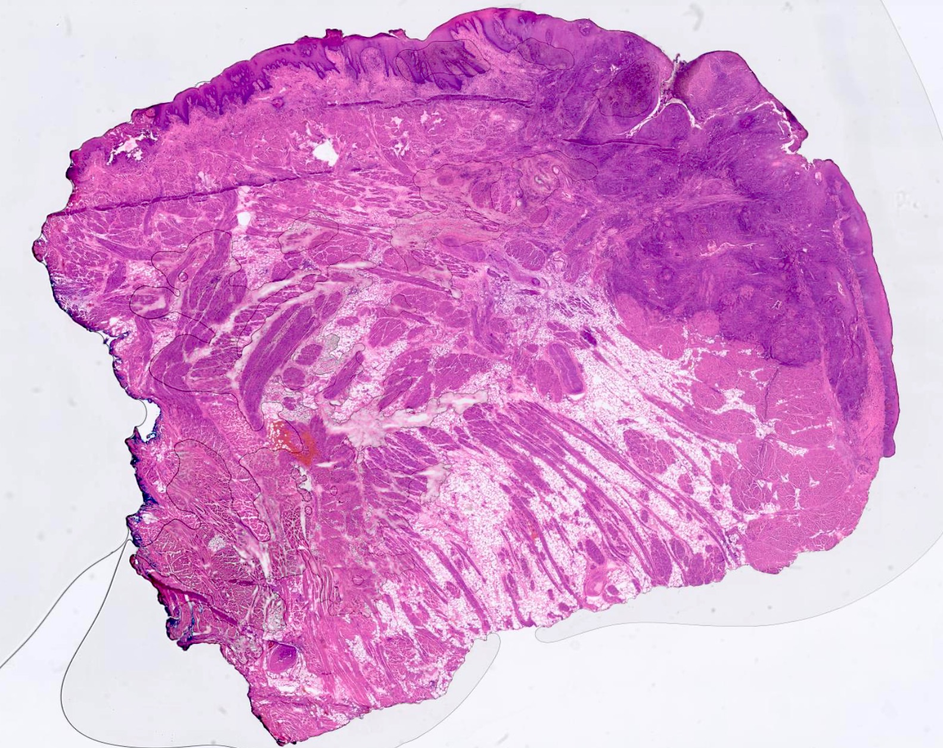
#> input picture data/test_slides/slides/image copy.png, 943 x 748 px, shrunk from 1582 x 1256 before the run
$ python -i maps.py   (imports and definitions only)   (older library calls are emulated)
#> lines starting #> are read from the running program, lines starting #| are printed output that depends on the picture; after the words box and inside, x2 and y2 are one past the last pixel; in counts of white or black regions, pixels touching at a corner belong together
"""
Multi-Scale Maps Generation
Generates tissue probability, complexity, and uncertainty maps
"""

import numpy as np
import cv2
from scipy import ndimage


def compute_tissue_mask(image, s_threshold=20):
    """
    Compute tissue probability map using HSV thresholding

    Args:
        image (np.ndarray): RGB image of shape (H, W, 3)
        s_threshold (int): Saturation threshold

    Returns:
        np.ndarray: Tissue mask of shape (H, W) in [0, 1]
    """
#> called with s_threshold = 20
    # Ensure image is 3D RGB
    if len(image.shape) != 3 or image.shape[2] not in [3, 4]:
        raise ValueError(f"Expected RGB image, got shape {image.shape}")

    # Remove alpha channel if present
    if image.shape[2] == 4:
        image = image[:, :, :3]

    # Ensure uint8
    if image.dtype != np.uint8:
        if image.max() <= 1.0:
            image = (image * 255).astype(np.uint8)
        else:
            image = np.clip(image, 0, 255).astype(np.uint8)

    # Convert to HSV
    hsv = cv2.cvtColor(image, cv2.COLOR_RGB2HSV)
#> hsv: shape (748, 943, 3); mean H, S, V 142.4, 83.4, 218.1

    # Tissue typically has saturation > threshold
    s = hsv[:, :, 1].astype(np.float32)
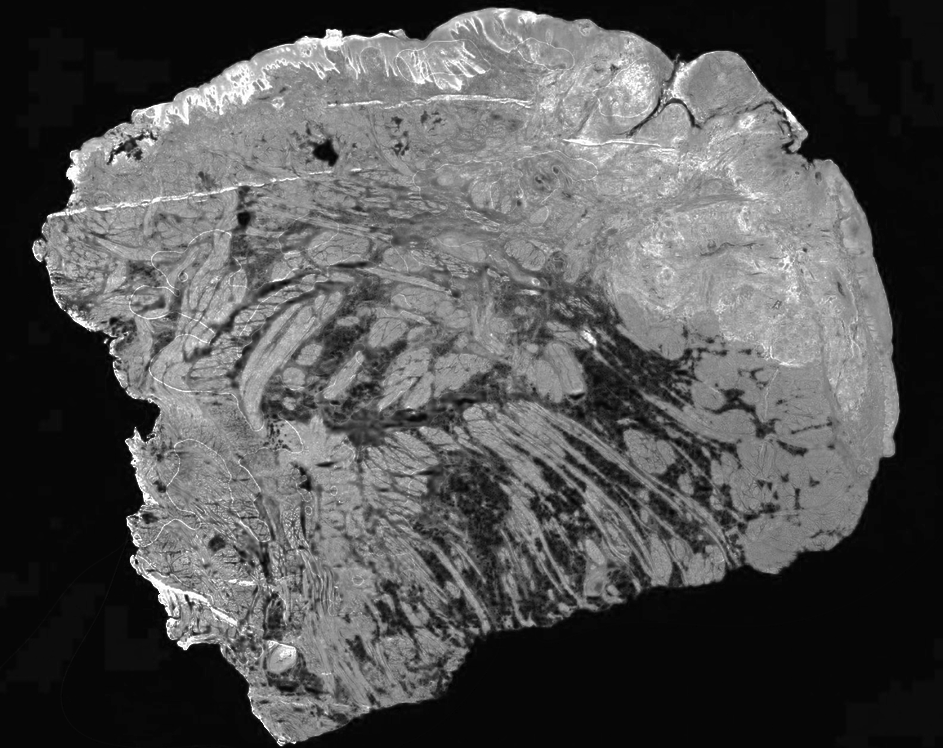
#> s: shape (748, 943) float32; min 0, max 255, mean 83.4
    tissue_mask = (s > s_threshold).astype(np.float32)
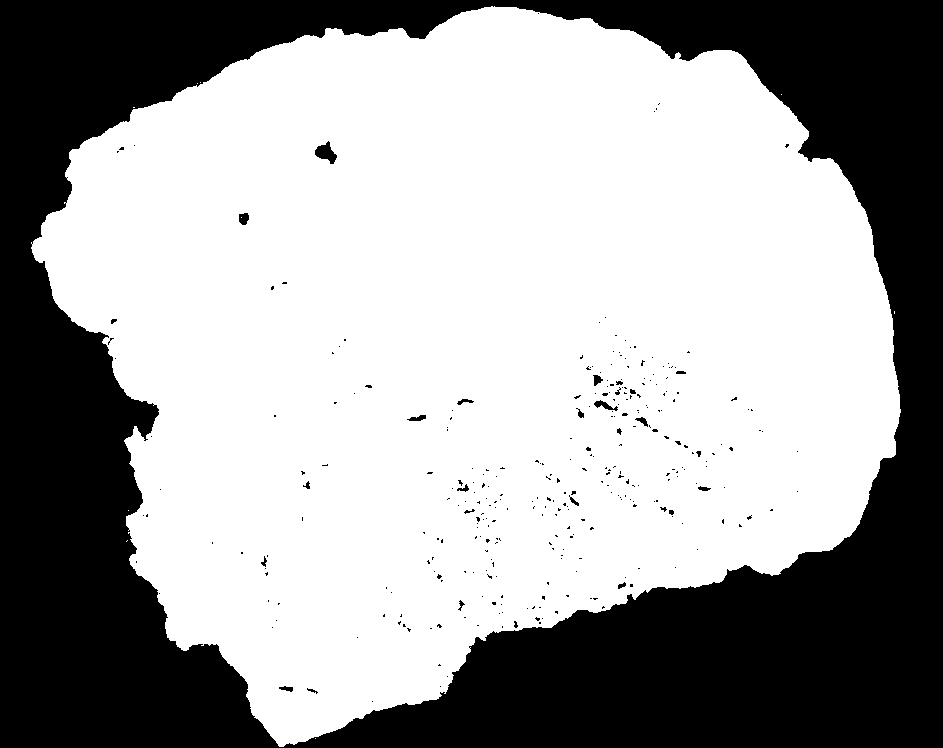
#> tissue_mask: shape (748, 943) float32; values 0 (black) and 1 (white), 62.8% white; 321 black regions (294 under 20 px), largest, box (x1, y1, x2, y2) and area: (0, 0, 943, 748) 260036, (315, 141, 337, 164) 271, (594, 400, 618, 411) 107

    return tissue_mask


def compute_complexity_map(image, window_size=7):
    """
    Compute texture complexity map using gradient variance

    Args:
        image (np.ndarray): RGB image
        window_size (int): Local window size

    Returns:
        np.ndarray: Complexity map in [0, 1]
    """
#> called with window_size = 7
    # Ensure image is 3D RGB
    if len(image.shape) != 3 or image.shape[2] not in [3, 4]:
        raise ValueError(f"Expected RGB image, got shape {image.shape}")

    # Remove alpha channel if present
    if image.shape[2] == 4:
        image = image[:, :, :3]

    # Ensure uint8
    if image.dtype != np.uint8:
        if image.max() <= 1.0:
            image = (image * 255).astype(np.uint8)
        else:
            image = np.clip(image, 0, 255).astype(np.uint8)

    # Convert to grayscale
    gray = cv2.cvtColor(image, cv2.COLOR_RGB2GRAY)
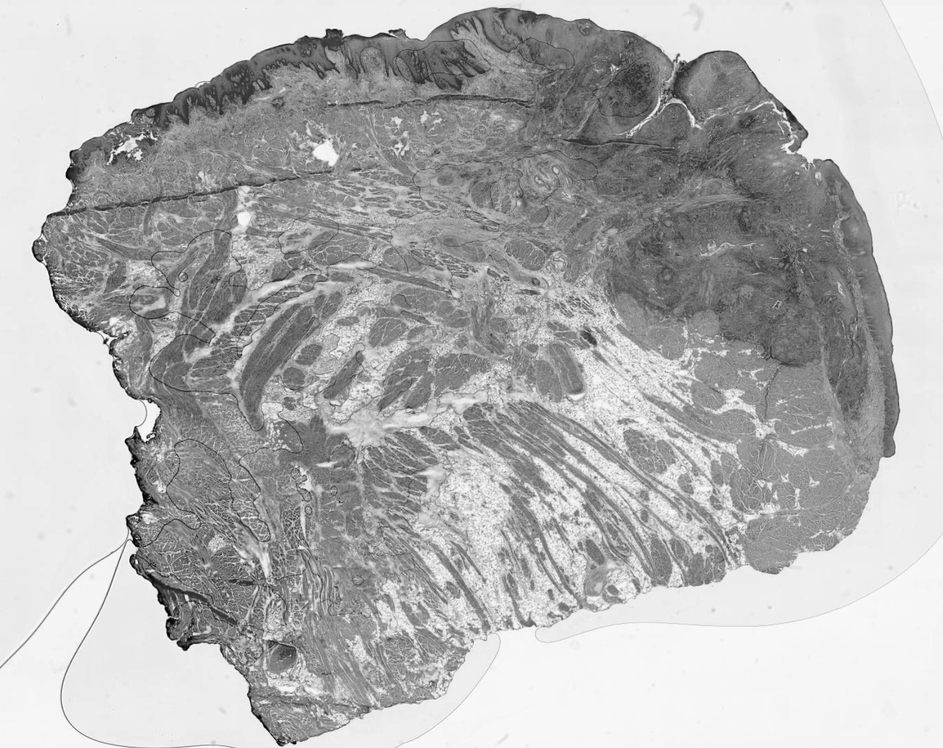
#> gray: shape (748, 943); min 0, max 255, mean 178.3

    # Compute Laplacian (edge detection)
    grad = cv2.Laplacian(gray.astype(np.float32), cv2.CV_32F)
    grad = np.abs(grad)
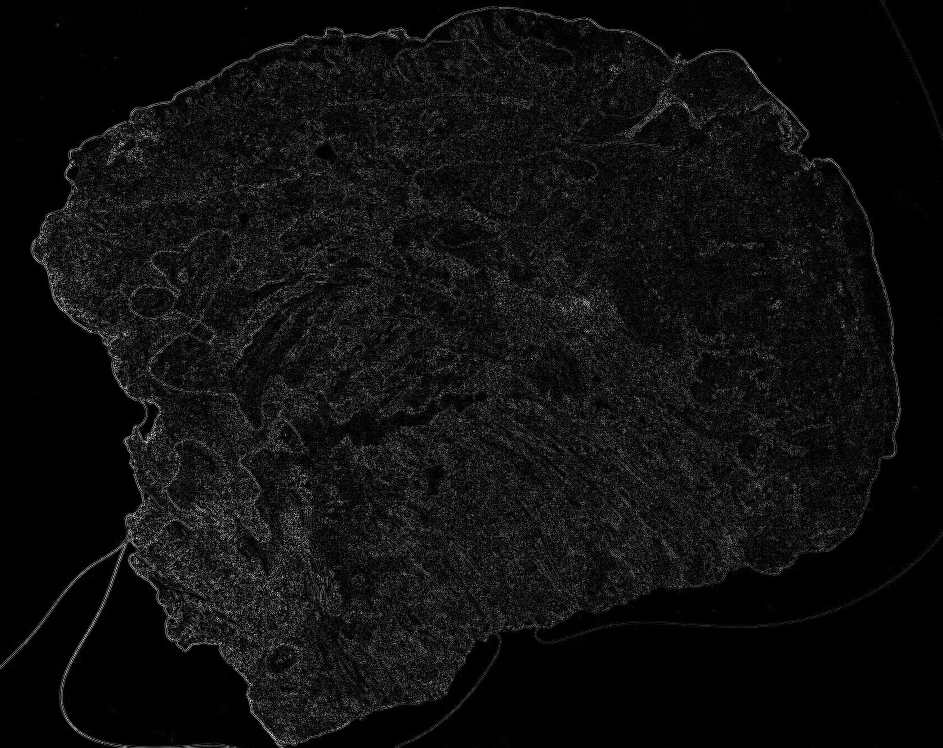
#> grad: shape (748, 943) float32; min 0, max 377, mean 22.5; drawn with min black and max white

    # Compute local variance
    complexity = cv2.GaussianBlur(grad, (window_size, window_size), 0)

    # Normalize
    complexity = (complexity - complexity.min()) / (complexity.max() - complexity.min() + 1e-8)
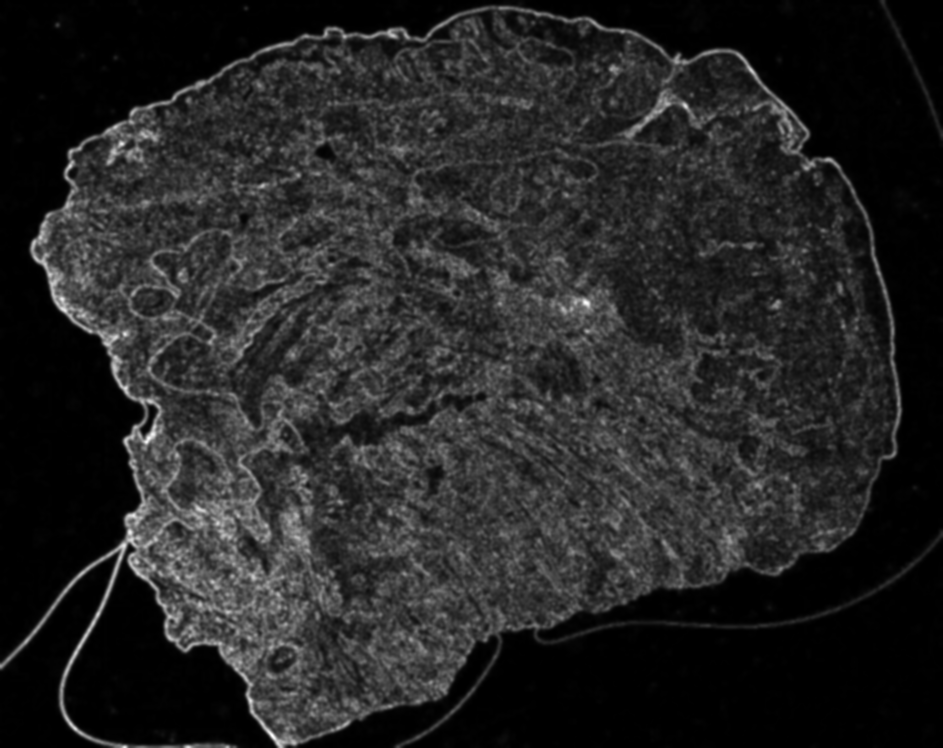
#> complexity: shape (748, 943) float32; min 0, max 1, mean 0.149

    return complexity.astype(np.float32)


def compute_uncertainty_map(image, edge_threshold_low=50, edge_threshold_high=150):
    """
    Compute uncertainty map using edge density

    Args:
        image (np.ndarray): RGB image
        edge_threshold_low (int): Canny lower threshold
        edge_threshold_high (int): Canny upper threshold

    Returns:
        np.ndarray: Uncertainty map in [0, 1]
    """
#> called with edge_threshold_low = 50, edge_threshold_high = 150
    # Ensure image is 3D RGB
    if len(image.shape) != 3 or image.shape[2] not in [3, 4]:
        raise ValueError(f"Expected RGB image, got shape {image.shape}")

    # Remove alpha channel if present
    if image.shape[2] == 4:
        image = image[:, :, :3]

    # Ensure uint8
    if image.dtype != np.uint8:
        if image.max() <= 1.0:
            image = (image * 255).astype(np.uint8)
        else:
            image = np.clip(image, 0, 255).astype(np.uint8)

    gray = cv2.cvtColor(image, cv2.COLOR_RGB2GRAY)

    # Canny edge detection
    edges = cv2.Canny(gray, edge_threshold_low, edge_threshold_high)
#> edges: shape (748, 943); 20.7% white in thin lines or dots

    # Smooth edge density
    uncertainty = cv2.GaussianBlur(edges.astype(np.float32), (7, 7), 0)
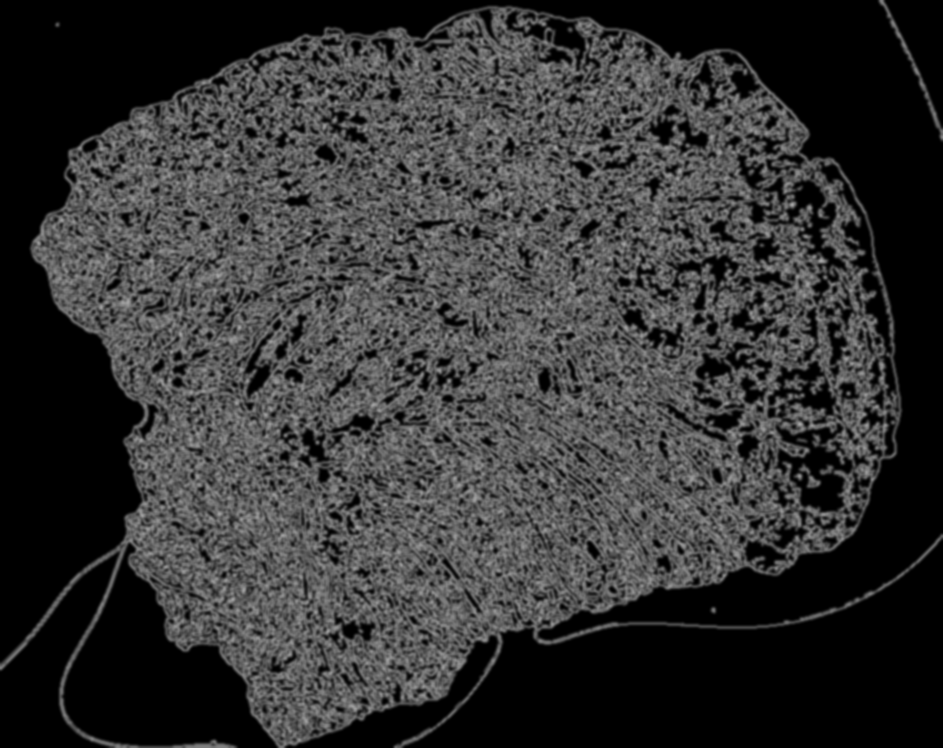
#> uncertainty: shape (748, 943) float32; min 0, max 165.1, mean 52.7

    # Normalize
    uncertainty = uncertainty / 255.0

    return uncertainty.astype(np.float32)


def compute_all_maps(image):
    """
    Compute all maps at once

    Args:
        image (np.ndarray): RGB image

    Returns:
        tuple: (tissue_mask, complexity, uncertainty) each of shape (H, W)
    """
    tissue_mask = compute_tissue_mask(image)
    complexity = compute_complexity_map(image)
    uncertainty = compute_uncertainty_map(image)

    return tissue_mask, complexity, uncertainty


def apply_morphology(mask, operation='open', kernel_size=5):
    """
    Apply morphological operations to refine mask

    Args:
        mask (np.ndarray): Binary mask
        operation (str): 'open', 'close', 'dilate', 'erode'
        kernel_size (int): Kernel size

    Returns:
        np.ndarray: Refined mask
    """
    kernel = cv2.getStructuringElement(cv2.MORPH_ELLIPSE, (kernel_size, kernel_size))

    if operation == 'open':
        return cv2.morphologyEx(mask, cv2.MORPH_OPEN, kernel)
    elif operation == 'close':
        return cv2.morphologyEx(mask, cv2.MORPH_CLOSE, kernel)
    elif operation == 'dilate':
        return cv2.dilate(mask, kernel, iterations=1)
    elif operation == 'erode':
        return cv2.erode(mask, kernel, iterations=1)
    else:
        return mask

>>> import cv2
>>> picture = cv2.cvtColor(cv2.imread('../data/test_slides/slides/image copy.png'), cv2.COLOR_BGR2RGB)
>>> result = compute_all_maps(picture)

$ run again, on data/test_slides/slides/image.png
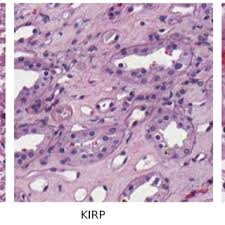
#> input picture data/test_slides/slides/image.png, 225 x 225 px
#> hsv: shape (225, 225, 3); mean H, S, V 133.8, 40.6, 197.8
#> in compute_tissue_mask, `tissue_mask = (s > s_threshold).astype(np.float32)`:
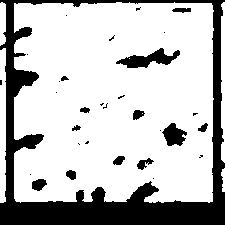
#> tissue_mask: shape (225, 225) float32; values 0 (black) and 1 (white), 75.2% white; 31 black regions (18 under 20 px), largest, box (x1, y1, x2, y2) and area: (0, 0, 225, 225) 10810, (116, 48, 180, 68) 592, (162, 123, 187, 146) 356
#> edges: shape (225, 225); 25.2% white in thin lines or dots
#> in compute_uncertainty_map, `uncertainty = cv2.GaussianBlur(edges.astype(np.float32), (7, 7), 0)`:
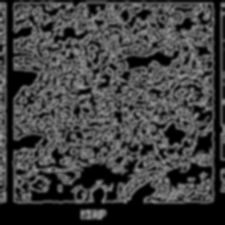
#> uncertainty: shape (225, 225) float32; min 0, max 157.4, mean 64.3
